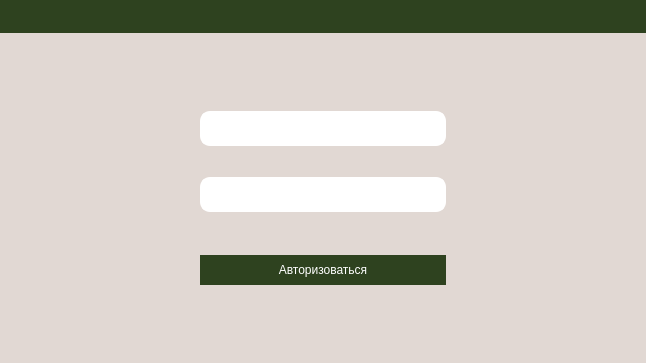
<?xml version="1.0" encoding="UTF-8"?>
<ui version="4.0">
 <class>AuthWindow</class>
 <widget class="QMainWindow" name="AuthWindow">
  <property name="geometry">
   <rect>
    <x>0</x>
    <y>0</y>
    <width>646</width>
    <height>363</height>
   </rect>
  </property>
  <property name="minimumSize">
   <size>
    <width>646</width>
    <height>363</height>
   </size>
  </property>
  <property name="maximumSize">
   <size>
    <width>830</width>
    <height>523</height>
   </size>
  </property>
  <property name="windowTitle">
   <string>AuthWindow</string>
  </property>
  <widget class="QWidget" name="centralwidget">
   <layout class="QGridLayout" name="gridLayout">
    <property name="leftMargin">
     <number>0</number>
    </property>
    <property name="topMargin">
     <number>0</number>
    </property>
    <property name="rightMargin">
     <number>0</number>
    </property>
    <property name="bottomMargin">
     <number>0</number>
    </property>
    <property name="spacing">
     <number>0</number>
    </property>
    <item row="1" column="0">
     <widget class="QWidget" name="mainWidget" native="true">
      <property name="minimumSize">
       <size>
        <width>646</width>
        <height>330</height>
       </size>
      </property>
      <property name="maximumSize">
       <size>
        <width>892</width>
        <height>566</height>
       </size>
      </property>
      <property name="styleSheet">
       <string notr="true">background-color: #E1D8D3;</string>
      </property>
      <layout class="QGridLayout" name="gridLayout_3">
       <property name="leftMargin">
        <number>200</number>
       </property>
       <property name="topMargin">
        <number>0</number>
       </property>
       <property name="rightMargin">
        <number>200</number>
       </property>
       <property name="bottomMargin">
        <number>0</number>
       </property>
       <property name="spacing">
        <number>0</number>
       </property>
       <item row="1" column="0">
        <widget class="QLineEdit" name="loginEdit">
         <property name="sizePolicy">
          <sizepolicy hsizetype="Preferred" vsizetype="Fixed">
           <horstretch>0</horstretch>
           <verstretch>0</verstretch>
          </sizepolicy>
         </property>
         <property name="minimumSize">
          <size>
           <width>246</width>
           <height>35</height>
          </size>
         </property>
         <property name="maximumSize">
          <size>
           <width>16777215</width>
           <height>16777215</height>
          </size>
         </property>
         <property name="styleSheet">
          <string notr="true">background-color: #FFF;
 border: 2px solid white;
 border-radius: 10px;</string>
         </property>
        </widget>
       </item>
       <item row="5" column="0">
        <widget class="QPushButton" name="authButton">
         <property name="minimumSize">
          <size>
           <width>0</width>
           <height>30</height>
          </size>
         </property>
         <property name="styleSheet">
          <string notr="true">background-color: #2E421F;
border:none;
border-radius:25px;
color: #FFF;</string>
         </property>
         <property name="text">
          <string>Авторизоваться</string>
         </property>
        </widget>
       </item>
       <item row="6" column="0">
        <spacer name="verticalSpacer_2">
         <property name="orientation">
          <enum>Qt::Vertical</enum>
         </property>
         <property name="sizeType">
          <enum>QSizePolicy::Fixed</enum>
         </property>
         <property name="sizeHint" stdset="0">
          <size>
           <width>20</width>
           <height>75</height>
          </size>
         </property>
        </spacer>
       </item>
       <item row="2" column="0">
        <spacer name="verticalSpacer_3">
         <property name="orientation">
          <enum>Qt::Vertical</enum>
         </property>
         <property name="sizeType">
          <enum>QSizePolicy::Fixed</enum>
         </property>
         <property name="sizeHint" stdset="0">
          <size>
           <width>20</width>
           <height>28</height>
          </size>
         </property>
        </spacer>
       </item>
       <item row="3" column="0">
        <widget class="QLineEdit" name="passEdit">
         <property name="sizePolicy">
          <sizepolicy hsizetype="Preferred" vsizetype="Fixed">
           <horstretch>0</horstretch>
           <verstretch>0</verstretch>
          </sizepolicy>
         </property>
         <property name="minimumSize">
          <size>
           <width>246</width>
           <height>35</height>
          </size>
         </property>
         <property name="maximumSize">
          <size>
           <width>16777215</width>
           <height>16777215</height>
          </size>
         </property>
         <property name="styleSheet">
          <string notr="true">background-color: #FFF;
 border: 2px solid white;
 border-radius: 10px;</string>
         </property>
        </widget>
       </item>
       <item row="4" column="0">
        <spacer name="verticalSpacer_4">
         <property name="orientation">
          <enum>Qt::Vertical</enum>
         </property>
         <property name="sizeType">
          <enum>QSizePolicy::Fixed</enum>
         </property>
         <property name="sizeHint" stdset="0">
          <size>
           <width>20</width>
           <height>40</height>
          </size>
         </property>
        </spacer>
       </item>
       <item row="0" column="0">
        <spacer name="verticalSpacer">
         <property name="orientation">
          <enum>Qt::Vertical</enum>
         </property>
         <property name="sizeType">
          <enum>QSizePolicy::Fixed</enum>
         </property>
         <property name="sizeHint" stdset="0">
          <size>
           <width>20</width>
           <height>75</height>
          </size>
         </property>
        </spacer>
       </item>
      </layout>
     </widget>
    </item>
    <item row="0" column="0">
     <widget class="QWidget" name="topWidget" native="true">
      <property name="minimumSize">
       <size>
        <width>0</width>
        <height>33</height>
       </size>
      </property>
      <property name="maximumSize">
       <size>
        <width>16777215</width>
        <height>33</height>
       </size>
      </property>
      <property name="styleSheet">
       <string notr="true">background-color: #2E421F;
border:none;</string>
      </property>
      <layout class="QGridLayout" name="gridLayout_2">
       <property name="topMargin">
        <number>0</number>
       </property>
       <property name="bottomMargin">
        <number>0</number>
       </property>
       <property name="spacing">
        <number>0</number>
       </property>
       <item row="0" column="0">
        <widget class="QLabel" name="logo">
         <property name="sizePolicy">
          <sizepolicy hsizetype="Fixed" vsizetype="Fixed">
           <horstretch>0</horstretch>
           <verstretch>0</verstretch>
          </sizepolicy>
         </property>
         <property name="minimumSize">
          <size>
           <width>84</width>
           <height>16</height>
          </size>
         </property>
         <property name="maximumSize">
          <size>
           <width>84</width>
           <height>16</height>
          </size>
         </property>
         <property name="styleSheet">
          <string notr="true">background-image: url(:/img/main_icon.png);</string>
         </property>
         <property name="text">
          <string/>
         </property>
        </widget>
       </item>
      </layout>
     </widget>
    </item>
   </layout>
  </widget>
 </widget>
 <resources/>
 <connections/>
</ui>
